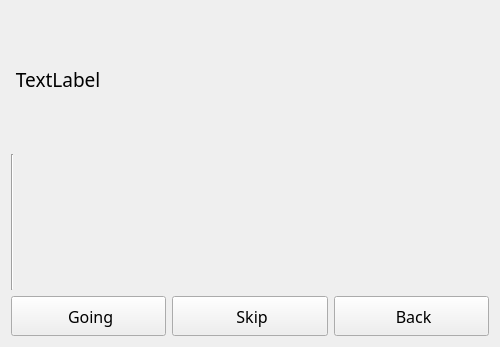
<?xml version="1.0" encoding="UTF-8"?>
<ui version="4.0">
 <class>ScrollEvents</class>
 <widget class="QWidget" name="ScrollEvents">
  <property name="geometry">
   <rect>
    <x>0</x>
    <y>0</y>
    <width>500</width>
    <height>347</height>
   </rect>
  </property>
  <property name="maximumSize">
   <size>
    <width>500</width>
    <height>16777215</height>
   </size>
  </property>
  <property name="windowTitle">
   <string> ScrollEvents</string>
  </property>
  <layout class="QVBoxLayout" name="verticalLayout">
   <item>
    <widget class="QLabel" name="eventLabel">
     <property name="maximumSize">
      <size>
       <width>700</width>
       <height>16777215</height>
      </size>
     </property>
     <property name="font">
      <font>
       <family> Nunito</family>
       <pointsize>14</pointsize>
      </font>
     </property>
     <property name="text">
      <string> TextLabel</string>
     </property>
     <property name="wordWrap">
      <bool>false</bool>
     </property>
    </widget>
   </item>
   <item>
    <widget class="Line" name="line">
     <property name="orientation">
      <enum>Qt::Vertical</enum>
     </property>
    </widget>
   </item>
   <item>
    <layout class="QHBoxLayout" name="horizontalLayout">
     <item>
      <widget class="QPushButton" name="goingPushButton">
       <property name="minimumSize">
        <size>
         <width>0</width>
         <height>40</height>
        </size>
       </property>
       <property name="font">
        <font>
         <family> Nunito</family>
         <pointsize>12</pointsize>
         <bold>false</bold>
        </font>
       </property>
       <property name="text">
        <string> Going</string>
       </property>
      </widget>
     </item>
     <item>
      <widget class="QPushButton" name="skipPushButton">
       <property name="minimumSize">
        <size>
         <width>0</width>
         <height>40</height>
        </size>
       </property>
       <property name="font">
        <font>
         <family> Nunito</family>
         <pointsize>12</pointsize>
         <bold>false</bold>
        </font>
       </property>
       <property name="text">
        <string> Skip</string>
       </property>
      </widget>
     </item>
     <item>
      <widget class="QPushButton" name="backPushButton">
       <property name="minimumSize">
        <size>
         <width>0</width>
         <height>40</height>
        </size>
       </property>
       <property name="font">
        <font>
         <family> Nunito</family>
         <pointsize>12</pointsize>
         <bold>false</bold>
        </font>
       </property>
       <property name="text">
        <string> Back</string>
       </property>
      </widget>
     </item>
    </layout>
   </item>
  </layout>
 </widget>
 <layoutdefault spacing="6" margin="11"/>
 <resources/>
 <connections/>
</ui>
